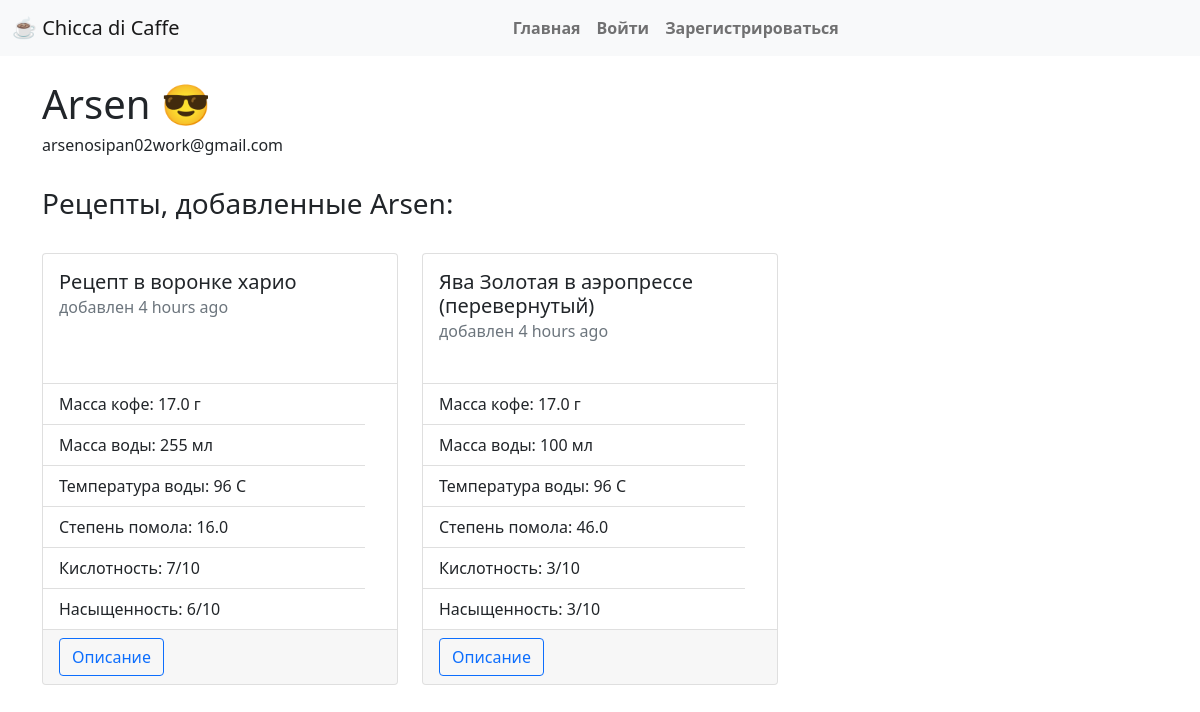
Page /user/1 on the committed database.
### app/models.py (models this page shows, shortened)
class User(UserMixin, db.Model):
    id = db.Column(db.Integer, primary_key=True)
    username = db.Column(db.String(32), index=True, unique=True)
    email = db.Column(db.String(120), index=True, unique=True)
    password_hash = db.Column(db.String(128))
    recipes = db.relationship('Recipe', backref='author', lazy='dynamic')

class Recipe(db.Model):
    title = db.Column(db.String(200), index=True, unique=True)
    id = db.Column(db.Integer, primary_key=True)
    timestamp = db.Column(db.DateTime, index=True, default=datetime.utcnow)
    user_id = db.Column(db.Integer, db.ForeignKey('user.id'))
    sort_id = db.Column(db.Integer, db.ForeignKey('sort.id'))
    coffee_mass = db.Column(db.Float)
    water_mass = db.Column(db.Integer)
    water_temp = db.Column(db.Integer)
    grinding = db.Column(db.Float)
    acidity = db.Column(db.Integer)
    tds = db.Column(db.Integer)
    body = db.Column(db.Text())

### app/routes.py (the view)
@app.route('/user/<user_id>')
def user(user_id):
    user = User.query.filter_by(id=user_id).first_or_404()
    recipes = Recipe.query.filter_by(user_id=user_id)
    return render_template('user.html', user=user, recipes=recipes, ADMIN_EMAILS=Config.ADMINS)

### app/templates/user.html (shortened to what this page needs)
{% extends 'base.html' %}
{% block app_content %}
    <h1>
        {{ user.username }}
        {% if user.email in ADMIN_EMAILS %}😎{% endif %}
    </h1>
    <h6 class="text_muted">{{ user.email }}</h6>
    <br>
    {% if recipes %}
    <h3>Рецепты, добавленные {{ user.username }}:</h3>
    <br>
    <div class="row">
        {% for recipe in recipes %}
            {% include 'recipe_card.html' %}
        {% endfor %}
    </div>
    {% endif %}
{% endblock %}

### app/templates/recipe_card.html
<div class="col-sm-4">
<div class="card" style="min-height: 27rem; margin-bottom: 1rem;">
    <div class="card-body">
        <h5 class="card-title">{{ recipe.title }}</h5>
        <h6 class="card-subtitle mb-2 text-muted">добавлен {{ moment(recipe.timestamp).fromNow() }}</h6>
    </div>
    <ul class="list-group list-group-flush">
        <li class="list-group-item">Масса кофе: {{ recipe.coffee_mass }} г</li>
        <li class="list-group-item">Масса воды: {{ recipe.water_mass }} мл</li>
        <li class="list-group-item">Температура воды: {{ recipe.water_temp }} C</li>
        <li class="list-group-item">Степень помола: {{ recipe.grinding }}</li>
        <li class="list-group-item">Кислотность: {{ recipe.acidity }}/10</li>
        <li class="list-group-item">Насыщенность: {{ recipe.tds }}/10</li>
    </ul>
    <div class="card-footer">
        <a href="{{ url_for('recipe', recipe_id=recipe.id) }}" class="btn btn-outline-primary">Описание</a>
    </div>
</div>
</div>

### rows in the picture
User: username "Arsen", email "arsenosipan02work@gmail.com"
Recipe: title "Рецепт в воронке харио", timestamp "4 hours ago", coffee_mass "17.0", water_mass "255", water_temp "96", grinding "16.0", acidity "7", tds "6"
Recipe: title "Ява Золотая в аэропрессе (перевернутый)", timestamp "4 hours ago", coffee_mass "17.0", water_mass "100", water_temp "96", grinding "46.0", acidity "3", tds "3"
